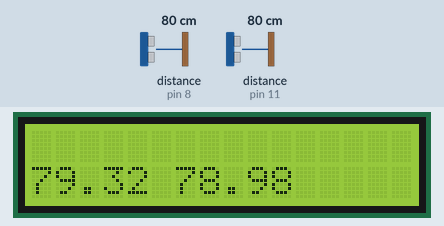
This sketch was run on a simulated Arduino Uno, built with avr-gcc and run on an emulated ATmega328P. Shown: 16×2 character LCD. Wiring (inferred from the names in the program): 2 × ultrasonic range finder: trigger pin 9, echo pin 8 / trigger pin 12, echo pin 11. The test bench sets the inputs (shaded band); at power-on: distance to the obstacle (sensors on pin 8, pin 11) 80 cm. The echo pulse lasts 58.3 µs per cm; what the sketch prints to the serial monitor is not drawn.

Above: at 1.2 s.
1.3 s: distance to the obstacle (sensor on pin 8) set to 2 cm
At 3.1 s:
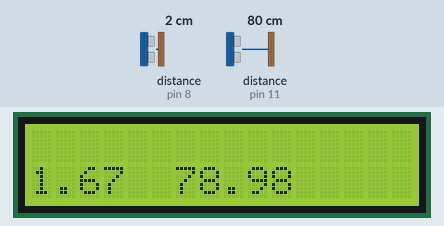
3.4 s: distance to the obstacle (sensor on pin 11) set to 55 cm
At 4.5 s:
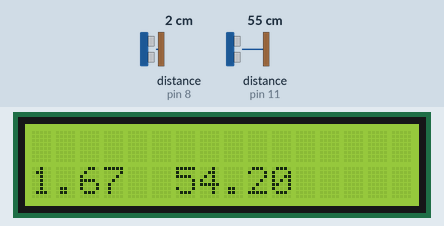
5.0 s: distance to the obstacle (sensor on pin 11) set to 48 cm
At 6.4 s:
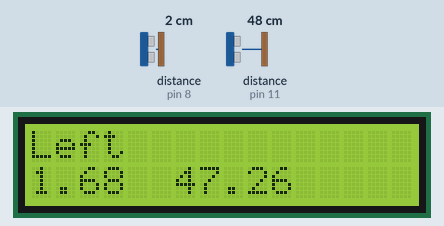
6.8 s: distance to the obstacle (sensor on pin 8) set to 35 cm
At 8.4 s:
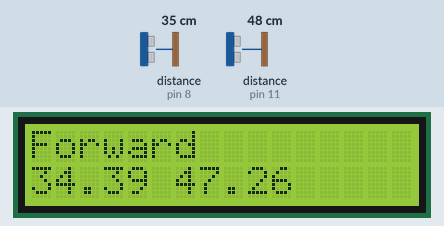
9.2 s: distance to the obstacle (sensor on pin 11) set to 29 cm
At 10.4 s:
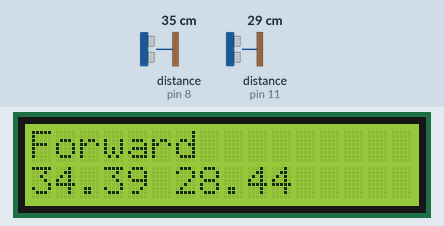
10.8 s: distance to the obstacle (sensor on pin 11) set to 22 cm
At 12.1 s:
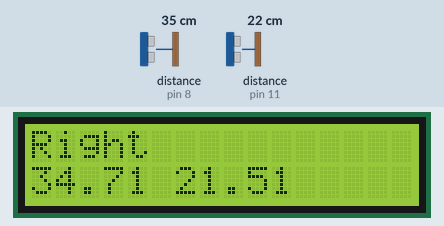
Timing chart, 0 to 13.8 s (numbered marks = the images above; inputs shaded):
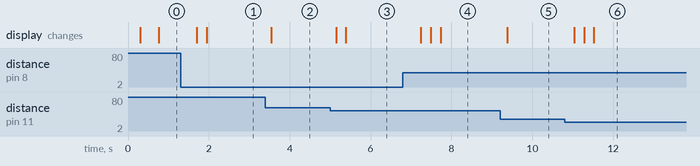

Measured:
- the behaviour switches between 51 and 50 cm on distance to the obstacle (sensor on pin 11) (found by bisection; images 2 and 3)
- the behaviour switches between 26 and 25 cm on distance to the obstacle (sensor on pin 11) (found by bisection; images 5 and 6)
- after the input at 1.3 s, the display: first changes after 0.40 s (image 1 shows a later state)
- after the input at 3.4 s, the display: changes after 0.14 s (image 2)
- after the input at 5.0 s, the display: first changes after 0.15 s (image 3 shows a later state)
- after the input at 6.8 s, the display: changes after 0.44 s (image 4)
- after the input at 9.2 s, the display: changes after 0.18 s (image 5)
- after the input at 10.8 s, the display: first changes after 0.24 s (image 6 shows a later state)

The sketch:

Lab2.ino
```cpp
#include <Wire.h>
#include <LiquidCrystal_I2C.h>

int trigPin1 = 9, trigPin2 = 12;
int echoPin1 = 8, echoPin2 = 11;
LiquidCrystal_I2C lcd(0x27, 16, 2);

double du1, cm1;
double du2, cm2;
const float soundspeed = 0.034;
void setup() {
  Serial.begin (9600);
  pinMode (trigPin1, OUTPUT);
  pinMode (echoPin1, INPUT);

  pinMode (trigPin2, OUTPUT);
  pinMode (echoPin2, INPUT);

  lcd.init();                 //設定lcd
  lcd.backlight();
  lcd.setCursor(0,0);
}

void loop() {
  digitalWrite(trigPin1, HIGH);
  delayMicroseconds(10);
  digitalWrite(trigPin1, LOW);
  du1 = pulseIn(echoPin1, HIGH);

  delay(200);

  digitalWrite(trigPin2, HIGH);
  delayMicroseconds(10);
  digitalWrite(trigPin2, LOW);
  du2 = pulseIn(echoPin2, HIGH);

  cm1 = (du1/2)*soundspeed;
  cm2 = (du2/2)*soundspeed;

  lcd.clear();
  lcd.setCursor(0,0);
  if( 15<cm1 && cm1<25 && 15<cm2 && cm2<25)
  {
    Serial.println("Stop");
    lcd.print("Stop");
  }
  else if(cm1<15 && cm2<15)
  {
    Serial.println("Back");
    lcd.print("Back");
  }
  else if( 25<cm1 && cm1<50 && 25<cm2 && cm2<50)
  {
    Serial.println("Forward");
    lcd.print("Forward");
  }
  else if( 0<cm1 && cm1<25 && 15<cm2 && cm2<50)
  {
    Serial.println("Left");
    lcd.print("Left");
  }
  else if( 15<cm1 && cm1<50 && 0<cm2 && cm2<25)
  {
    Serial.println("Right");
    lcd.print("Right");
  }
  //Serial.print("1: %d 2: %d ", cm1, cm2);
  lcd.setCursor(0, 1);
  lcd.print(cm1);
  lcd.setCursor(6, 1);
  lcd.print(cm2);

   /*
    * dosomething        // 判斷不同超音波到的距離關係，給定所屬區域
    */

  delay (10) ;
}
```
